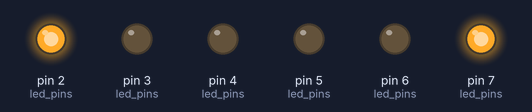
The sketch below on a simulated Arduino Uno, built with avr-gcc and run on an emulated ATmega328P. Shown: output pins drawn as LEDs (lit = HIGH).

Above: at 1.0 s.
At 2.2 s:
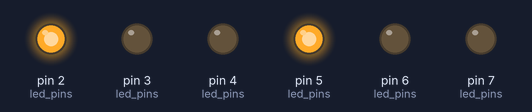
At 3.0 s:
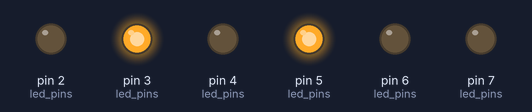
At 4.5 s:
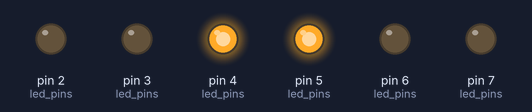
At 6.5 s:
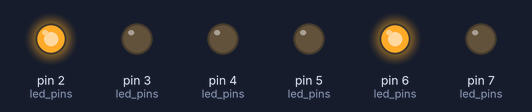
Timing chart, 0 to 9.1 s (numbered marks = the images above):
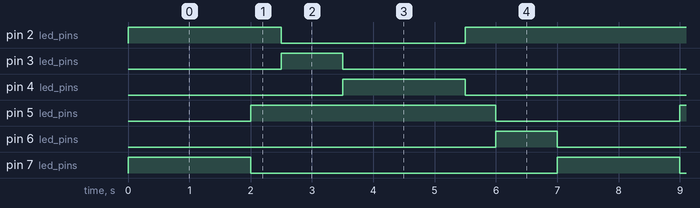

The sketch:

Three_Way_Traffic_Controller.ino
```cpp
#include <Arduino.h>

// define the pins for the traffic lights
const int red_A = 2;
const int ylw_A = 3;
const int grn_A = 4;
const int red_B = 5;
const int ylw_B = 6;
const int grn_B = 7;
const int led_pins[] = {red_A, ylw_A, grn_A, red_B, ylw_B, grn_B};

void setup()
{
  for (int i = 0; i < 6; i++)
  {
    pinMode(led_pins[i], OUTPUT);
    digitalWrite(led_pins[i], LOW);
  }
}

void show(int pin1, int pin2, int duration)
{
  digitalWrite(pin1, HIGH);
  digitalWrite(pin2, HIGH);
  delay(duration);
  digitalWrite(pin1, LOW);
  digitalWrite(pin2, LOW);
}

void loop()
{
  // red - grn
  show(red_A, grn_B, 2000);
  // red - red
  show(red_A, red_B, 500);
  // ylw - red
  show(ylw_A, red_B, 1000);
  // grn - red
  show(grn_A, red_B, 2000);
  // red - red
  show(red_A, red_B, 500);
  // red - ylw
  show(red_A, ylw_B, 1000);
}
```

Measured:
- by itself, pin 2 (led_pins): repeats every 7.0 s: LOW 3.0 s, HIGH 4.0 s
- by itself, pin 3 (led_pins), pin 6 (led_pins): alternates HIGH for 1.0 s and LOW for 6.0 s
- by itself, pin 4 (led_pins), pin 7 (led_pins): alternates HIGH for 2.0 s and LOW for 5.0 s
- by itself, pin 5 (led_pins): alternates HIGH for 4.0 s and LOW for 3.0 s
